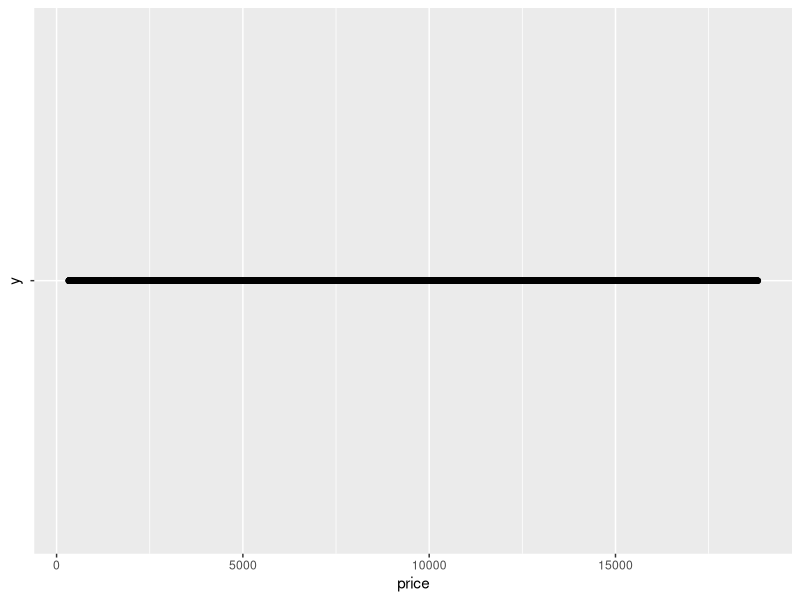
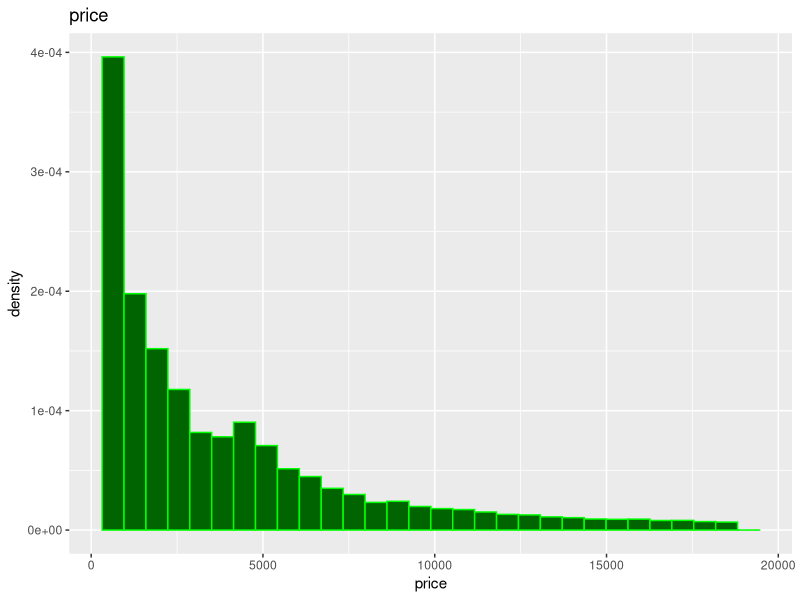
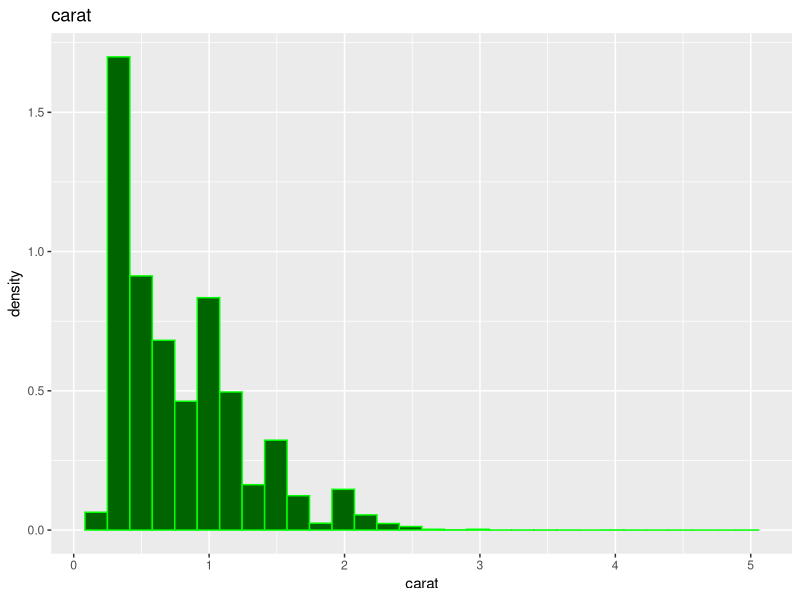
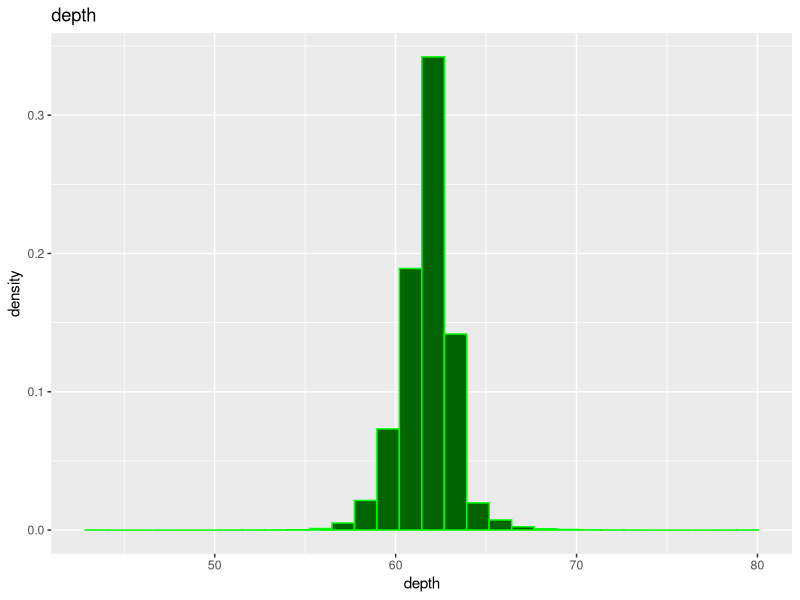

Here is the R script that generated these plots, in order: (Note: this script raises an error after producing the figures.)
library(ggplot2)

#Basic Statistics

summary(diamonds)

#Specific statistics for the price of the diamonds
#Mean
mean=mean(diamonds$price)

#Median
median=median(diamonds$price)

#Minimum
minimum=min(diamonds$price)

#Maximum
maximum=max(diamonds$price)

#Top 5 high prices
head(sort(diamonds$price, decreasing = TRUE), n=5)

#Top 5 low prices
head(sort(diamonds$price, decreasing = FALSE), n=5)

#Price distribution of diamonds
ggplot(data=diamonds, aes(x=price,y="" )) + geom_point()

#Univariate Analysis
# price
ggplot(aes(price), data=diamonds) +
  geom_histogram(aes(y=..density..),
                 color="green",
                 fill="darkgreen") +
  ggtitle('price')

#Carat
ggplot(aes(carat), data=diamonds) +
  geom_histogram(aes(y=..density..),
                 color="green",
                 fill="darkgreen") +
  ggtitle('carat')

# depth
ggplot(aes(depth), data=diamonds) +
  geom_histogram(aes(y=..density..),
                 color="green",
                 fill="darkgreen") +
  ggtitle('depth')

#Bivariate Analysis
# price vs carat
price_carat <- ggplot(aes(x=carat, y=price), data=clean) +
  geom_point(fill=I("#f77a20"), color=I("black"), shape=21) +
  stat_smooth(method="lm") +
  scale_x_continuous(lim = c(0, quantile(clean$carat, 0.99)) ) +
  scale_y_continuous(lim = c(0, quantile(clean$price, 0.99)) ) +
  ggtitle("price vs. carat") +
  theme(plot.title = element_text(hjust = 0.5))

# price vs depth
price_depth <- ggplot(aes(x=depth, y=price), data=clean) +
  geom_point(fill=I("#f77a20"), color=I("black"), shape=21) +
  stat_smooth(method="lm") +
  scale_x_continuous(lim = c(0, quantile(clean$depth, 0.99)) ) +
  scale_y_continuous(lim = c(0, quantile(clean$price, 0.99)) ) +
  ggtitle("price vs. depth") +
  theme(plot.title = element_text(hjust = 0.5))

# price vs table
price_table <- ggplot(aes(x=table, y=price), data=clean) +
  geom_point(fill=I("#f77a20"), color=I("black"), shape=21) +
  stat_smooth(method="lm") +
  scale_x_continuous(lim = c(0, quantile(clean$table, 0.99)) ) +
  scale_y_continuous(lim = c(0, quantile(clean$price, 0.99)) ) +
  ggtitle("price vs. table") +
  theme(plot.title = element_text(hjust = 0.5))

# price vs x
price_x <- ggplot(aes(x=x, y=price), data=clean) +
  geom_point(fill=I("#f77a20"), color=I("black"), shape=21) +
  stat_smooth(method="lm") +
  scale_x_continuous(lim = c(0, quantile(clean$x, 0.99)) ) +
  scale_y_continuous(lim = c(0, quantile(clean$price, 0.99)) ) +
  ggtitle("price vs. x") +
  theme(plot.title = element_text(hjust = 0.5))

# price vs y
price_y <- ggplot(aes(x=y, y=price), data=clean) +
  geom_point(fill=I("#f77a20"), color=I("black"), shape=21) +
  stat_smooth(method="lm") +
  scale_x_continuous(lim = c(0, quantile(clean$y, 0.99)) ) +
  scale_y_continuous(lim = c(0, quantile(clean$price, 0.99)) ) +
  ggtitle("price vs. y") +
  theme(plot.title = element_text(hjust = 0.5))

# price vs z
price_z <- ggplot(aes(x=z, y=price), data=clean) +
  geom_point(fill=I("#f77a20"), color=I("black"), shape=21) +
  stat_smooth(method="lm") +
  scale_x_continuous(lim = c(0, quantile(clean$z, 0.99)) ) +
  scale_y_continuous(lim = c(0, quantile(clean$price, 0.99)) ) +
  ggtitle("price vs. z") +
  theme(plot.title = element_text(hjust = 0.5))

# plot pairwise scatter plot in one page
grid.arrange(arrangeGrob(price_carat, 
                         price_depth, price_table, 
                         ncol=2, nrow=2, 
                         layout_matrix=rbind(c(1,1), c(2,3))),
             arrangeGrob(price_x, price_y, price_z, 
                         ncol=1, nrow=3), ncol=2)

